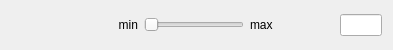
<?xml version="1.0" encoding="UTF-8"?>
<ui version="4.0">
 <class>_widget_top</class>
 <widget class="QWidget" name="_widget_top">
  <property name="geometry">
   <rect>
    <x>0</x>
    <y>0</y>
    <width>393</width>
    <height>50</height>
   </rect>
  </property>
  <property name="minimumSize">
   <size>
    <width>300</width>
    <height>30</height>
   </size>
  </property>
  <property name="windowTitle">
   <string>Param</string>
  </property>
  <layout class="QVBoxLayout" name="verticalLayout">
   <item>
    <layout class="QHBoxLayout" name="_layout_h" stretch="3,1,2,1">
     <item>
      <widget class="QLabel" name="_min_val_label">
       <property name="text">
        <string>min</string>
       </property>
       <property name="alignment">
        <set>Qt::AlignRight|Qt::AlignTrailing|Qt::AlignVCenter</set>
       </property>
      </widget>
     </item>
     <item>
      <widget class="QSlider" name="_slider_horizontal">
       <property name="minimumSize">
        <size>
         <width>100</width>
         <height>0</height>
        </size>
       </property>
       <property name="orientation">
        <enum>Qt::Horizontal</enum>
       </property>
      </widget>
     </item>
     <item>
      <widget class="QLabel" name="_max_val_label">
       <property name="text">
        <string>max</string>
       </property>
      </widget>
     </item>
     <item>
      <widget class="QLineEdit" name="_paramval_lineEdit">
       <property name="minimumSize">
        <size>
         <width>40</width>
         <height>20</height>
        </size>
       </property>
      </widget>
     </item>
    </layout>
   </item>
  </layout>
 </widget>
 <resources/>
 <connections/>
</ui>
